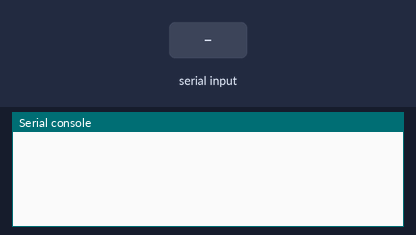
The program below on a simulated ESP32 board running MicroPython. On the bench: the last lines printed to the serial console. The inputs (shaded band) are chosen by the test bench.

Above: at 1.2 s.
1.3 s: "5\n" received over the second serial link
At 2.5 s:
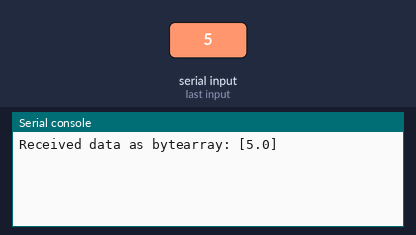
2.8 s: "90\n" received over the second serial link
At 4.3 s:
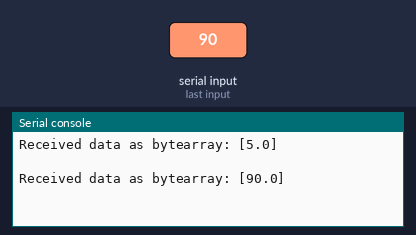

The program:

POLLING_serial.py
```python
"""
    UART Data Matching Test Script
    This script checks if the data received by the ESP32 matches the frame sent by the probe.
    It reads float data from the UART port, converts it to a byte array, and verifies the received data.

    by Sluggcat
"""

import machine
import time
import struct

# UART configuration (adjust pins and baudrate as needed)
uart = machine.UART(2, baudrate=9600, tx=17, rx=16)  # UART2, tx=17, rx=16 for ESP32

def receive_float_data():
    # Wait for data to become available
    while not uart.any():
        pass

    # Read all available data from UART
    data = uart.read()

    if data:
        # Split the data by linebreak (assuming floats are sent as text with line breaks)
        float_strs = data.decode().strip().split("\n")

        # Convert the string representations of floats to actual floats
        floats = [float(f) for f in float_strs]

        # Convert floats back to bytes and store in a bytearray
        byte_array = bytearray()
        for f in floats:
            byte_array.extend(bytearray(struct.pack('f', f)))

        return floats  # Test data received
        # return byte_array  # Frame to send by LoRA

    else:
        return None

while True:
    # Receive float data from UART and convert to bytearray
    received_data = receive_float_data()

    if received_data:
        print("Received data as bytearray:", received_data, "\n")
    else:
        print("No data received")

    # Add a small delay to avoid spamming the UART (make sure to sync with the probe)
    time.sleep(2)
```

Measured:
- after the input at 1.3 s, the serial console: prints a new line at once (image 1)
- after the input at 2.8 s, the serial console: prints a new line after 0.50 s (image 2)
